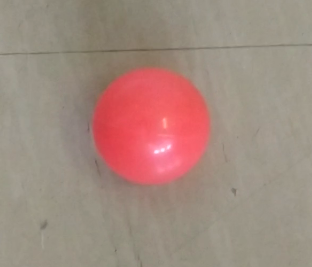
#> input picture WMA_1/circle.png, 312 x 267 px, given in place of movingball.mp4, which was not available
$ python main.py
#> lines starting #> are read from the running program, lines starting #| are printed output that depends on the picture; after the words box and inside, x2 and y2 are one past the last pixel; in counts of white or black regions, pixels touching at a corner belong together; pictures that were not available may be replaced by others from this repository, and a replacement may not be noted
import numpy as np
import cv2 as cv

cap = cv.VideoCapture('resources/movingball.mp4')
kernel = np.ones((5, 5), np.uint8)

while cap.isOpened():
    ret, frame = cap.read()
#> frame is the input picture: shape (267, 312, 3); mean B, G, R 126.7, 137.3, 162.4
    if not ret:
        break

    resized_frame = cv.resize(frame, (350, 500), interpolation=cv.INTER_AREA)
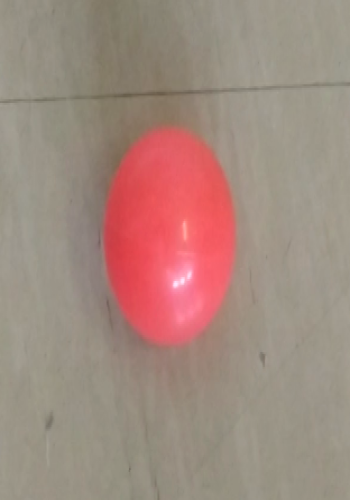
#> resized_frame: shape (500, 350, 3); mean B, G, R 126.6, 137.2, 162.3
    hsv = cv.cvtColor(resized_frame, cv.COLOR_BGR2HSV)
#> hsv: shape (500, 350, 3); mean H, S, V 37, 51.7, 162.3

    # Maski koloru czerwonego
    lower_red1 = np.array([0, 100, 10])
    upper_red1 = np.array([10, 255, 255])
    mask1 = cv.inRange(hsv, lower_red1, upper_red1)
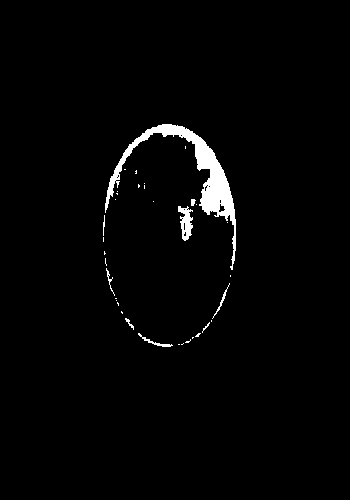
#> mask1: shape (500, 350); 2% white; 35 white regions (26 under 20 px), largest, box (x1, y1, x2, y2) and area: (105, 124, 236, 270) 2858, (178, 206, 193, 241) 302, (138, 333, 173, 347) 92

    lower_red2 = np.array([160, 100, 20])
    upper_red2 = np.array([179, 255, 255])
    mask2 = cv.inRange(hsv, lower_red2, upper_red2)
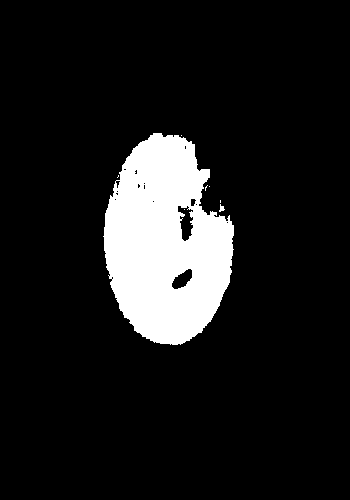
#> mask2: shape (500, 350); 11.1% white; 8 white regions (6 under 20 px), largest, box (x1, y1, x2, y2) and area: (103, 133, 234, 345) 19456, (219, 204, 225, 212) 26

    mask = mask1 + mask2
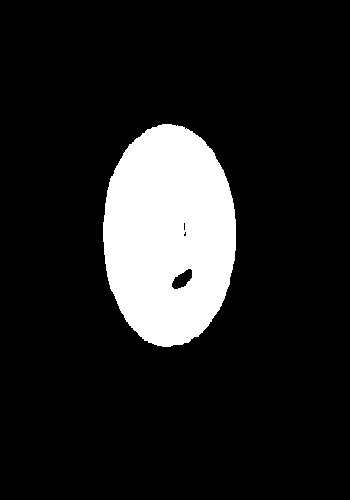
#> mask: shape (500, 350); 13.2% white; 1 white region, box (x1, y1, x2, y2) and area: (103, 124, 236, 347) 23064

    # Morfologia
    opening = cv.morphologyEx(mask, cv.MORPH_OPEN, kernel)
#> opening: shape (500, 350); 13.2% white; 1 white region, box (x1, y1, x2, y2) and area: (103, 124, 236, 347) 23058
    closing = cv.morphologyEx(opening, cv.MORPH_CLOSE, kernel)
#> closing: shape (500, 350); 13.2% white; 1 white region

    # Znajdź kontury
    contours, _ = cv.findContours(closing, cv.RETR_EXTERNAL, cv.CHAIN_APPROX_SIMPLE)
#> contours = 1 contour; box (x1, y1, x2, y2) and area: (103, 124, 236, 347) 23040

    for cnt in contours:
        area = cv.contourArea(cnt)
        if area > 100:
            (x, y), radius = cv.minEnclosingCircle(cnt)
            center = (int(x), int(y))
            radius = int(radius)
            cv.circle(resized_frame, center, radius, (0, 255, 0), 2)
            cv.circle(resized_frame, center, 5, (255, 0, 0), -1)
            break
#> this loop made 1 pass
#> (area, x, y, radius, center) on pass 1: (23039.5, 166.5, 235, 111, (166, 235))
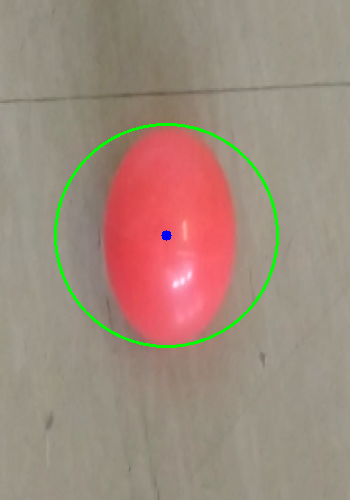
#> resized_frame: shape (500, 350, 3); 1.2% of pixels changed, all inside (x1, y1, x2, y2) = (54, 123, 279, 348)

    cv.imshow('mask', mask)
    cv.imshow('closing', closing)
    cv.imshow('tracked ball', resized_frame)

    if cv.waitKey(5) & 0xFF == 27:
#> (key Esc is pressed here)
        break

cap.release()
cv.destroyAllWindows()
